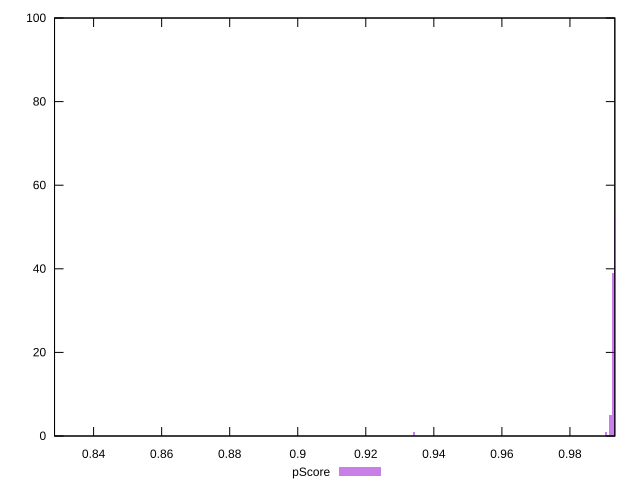

The gnuplot source for this figure:
reset

$pScore <<EOF
0.93420961957504 1
0.9918851596205916 5
0.9925558054350748 39
0.993226451249558 53
0.8282475808867009 1
0.9905438679916253 1
EOF

set key outside below
set boxwidth 0.0006706458144831586
set xrange [0.8285178579079518:0.993189702378865]
set yrange [0:100]
set trange [0:100]
set style fill transparent solid 0.5 noborder
set terminal svg size 640, 490 enhanced background rgb 'white'
set output "report_0_00242021-02-20T12:25:28.543Z/first-cpu-idle/samples/pages+cached/pScore/histogram.svg"

plot $pScore title "pScore" with boxes

reset
